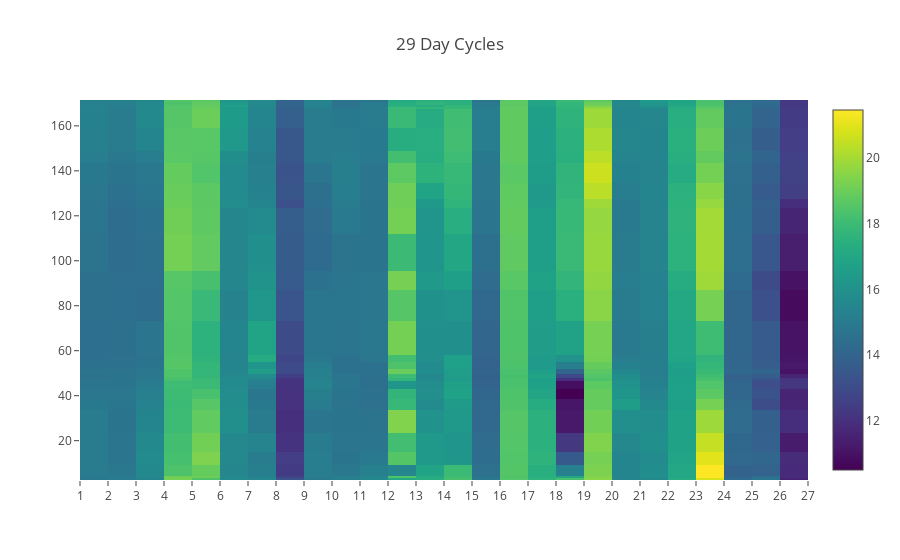

The cell this chart's notebook holds for it:
### Code cell
#import plotly.plotly as py
import plotly.graph_objs as go

breathrate = br29.columns[1:].astype(str)

date_list = br29.cycle_day.astype(str)

z = br29.drop("cycle_day", axis = 1).values

data = [
    go.Heatmap(
        z=z,
        x=date_list,
        y=breathrate,
        colorscale='Viridis',

    )
]

layout = go.Layout(
    title='29 Day Cycles',
    xaxis = dict(ticks='1', nticks = 31),
)

fig = go.Figure(data=data, layout=layout)
iplot(fig, filename='test-heatmap', show_link = False)

### Figure 1 — Plotly figure (JSON) as saved in the notebook; plotly's stock layout.template omitted (floating-point values rounded to 4 significant figures; data arrays with more than 128 entries replaced by an {"elided": "..."} marker saying what was removed)
{"data": [{"colorscale": "Viridis", "type": "heatmap", "x": ["1", "2", "3", "4", "5", "6", "7", "8", "9", "10", "11", "12", "13", "14", "15", "16", "17", "18", "19", "20", "21", "22", "23", "24", "25", "26", "27", "28", "29"], "y": ["3", "4", "5", "13", "17", "30", "37", "40", "46", "47", "49", "50", "54", "56", "60", "86", "88", "103", "121", "126", "129", "140", "147", "151", "167", "168"], "z": {"elided": "29x26 float values"}}], "layout": {"title": "29 Day Cycles", "xaxis": {"nticks": 31, "ticks": "1"}}}
